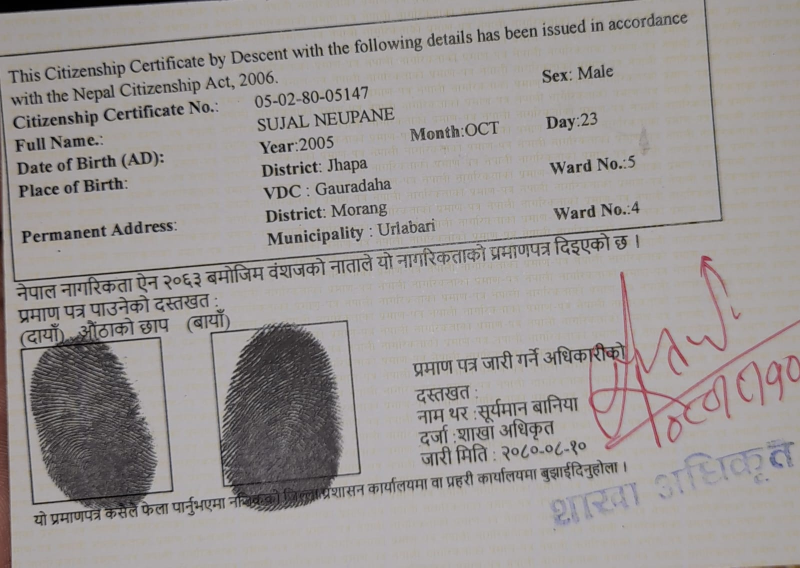
#> input picture sample_images/mero_back_normal.jpeg, 1600 x 1135 px (shown at 1/2 size)
$ python -i ocr_engine.py   (imports and definitions only)
#> lines starting #> are read from the running program, lines starting #| are printed output that depends on the picture
from paddleocr import PaddleOCR
import cv2

# [14 lines of commented-out code are left out]
# [4 lines that did not run here, left out]


    # [27 lines of commented-out code are left out]
def preprocess(image_path):
#> called with image_path = 'sample_images/mero_back_normal.jpeg'
    image = cv2.imread(image_path)
#> image is the input picture: shape (1135, 1600, 3); mean B, G, R 148.3, 149.6, 154.5

    # Resize 2x
    image = cv2.resize(image, None, fx=2, fy=2, interpolation=cv2.INTER_CUBIC)
#> image: shape (2270, 3200, 3)

    # Light denoising
    image = cv2.fastNlMeansDenoisingColored(image, None, 5, 5, 7, 21)

    # CLAHE on grayscale
    gray = cv2.cvtColor(image, cv2.COLOR_BGR2GRAY)
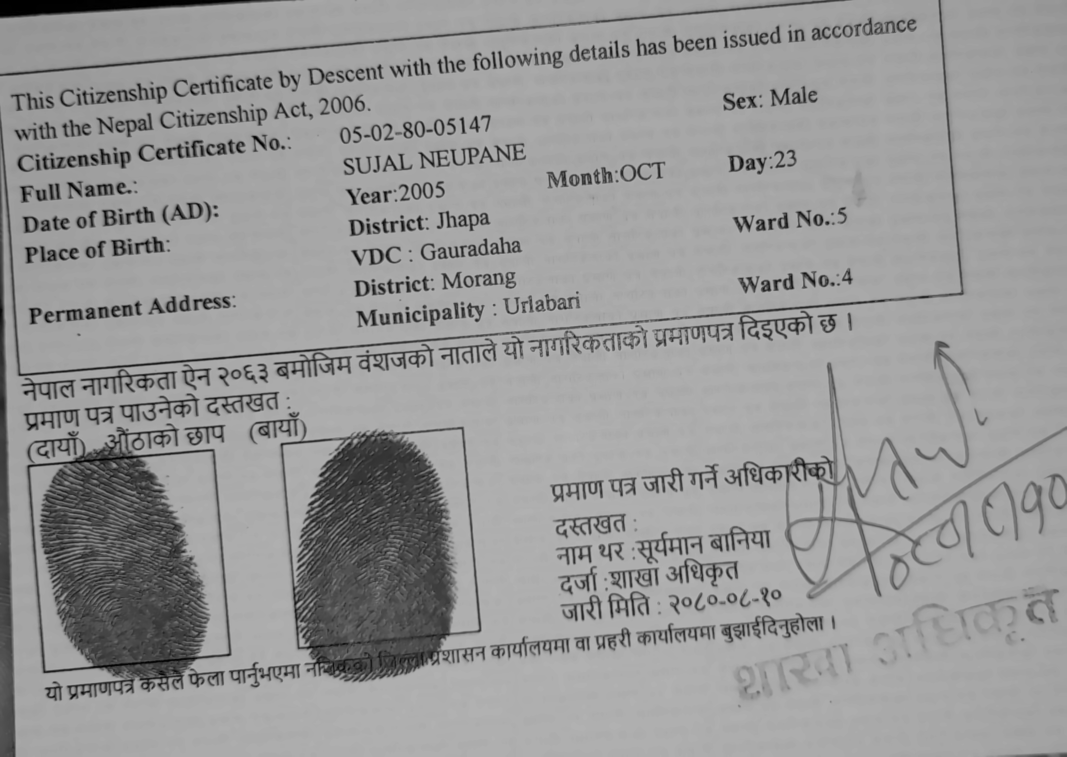
#> gray: shape (2270, 3200) (shown at 1/3 size); min 0, max 189, mean 150.8
    clahe = cv2.createCLAHE(clipLimit=2.0, tileGridSize=(8, 8))
    gray = clahe.apply(gray)
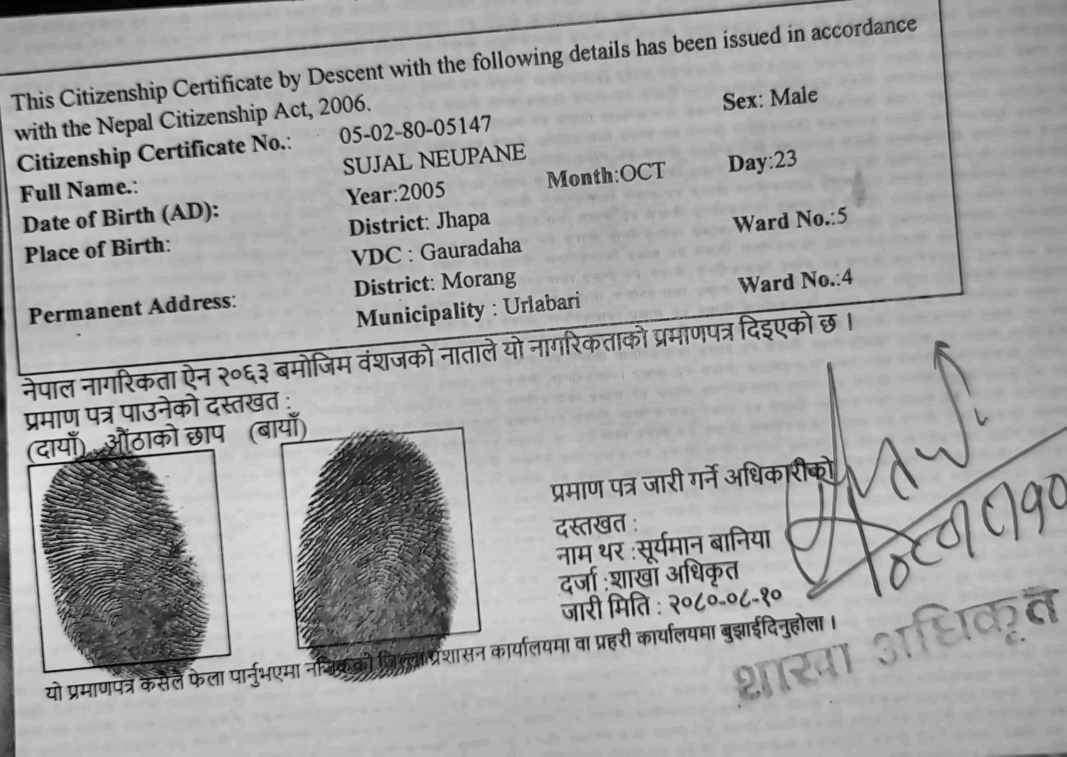
#> gray: shape (2270, 3200) (shown at 1/3 size); min 1, max 228, mean 162.2

    # Convert back to BGR
    processed = cv2.cvtColor(gray, cv2.COLOR_GRAY2BGR)

    return processed


def read_document(image_path):
    """
    Reads an image using PaddleOCR.

    Returns:
        raw_text -> Complete detected text
        ocr_result -> Full PaddleOCR output
    """

    processed = preprocess(image_path)
    print(type(processed))
    print(processed is None)
    cv2.imwrite("debug_preprocessed.jpg", processed)
    result = ocr.ocr(processed, cls=True)
    print(result)
    # Loop through detected text
    detected_lines = []

    if result and result[0]:
        for line in result[0]:
            detected_lines.append(line[1][0])

    raw_text = "\n".join(detected_lines)

    return raw_text, result


# from PIL import Image

# from surya.recognition import RecognitionPredictor
# from surya.detection import DetectionPredictor

# # Load models once
# detector = DetectionPredictor()
# recognizer = RecognitionPredictor()


# def preprocess(image_path):
#     """
#     Surya works well on the original image.
#     No preprocessing is applied.
#     """
#     return Image.open(image_path).convert("RGB")


# def read_document(image_path):
#     """
#     Reads an image using Surya OCR.

#     Returns:
#         raw_text -> Complete detected text
#         result -> Full Surya result
#     """

#     image = preprocess(image_path)

#     # Detect text regions
#     detections = detector([image])

#     # Recognize text
#     results = recognizer([image], detections)

#     detected_lines = []

#     for page in results:
#         for line in page.text_lines:
#             detected_lines.append(line.text)

#     raw_text = "\n".join(detected_lines)

#     return raw_text, results

>>> result = preprocess('sample_images/mero_back_normal.jpeg')
